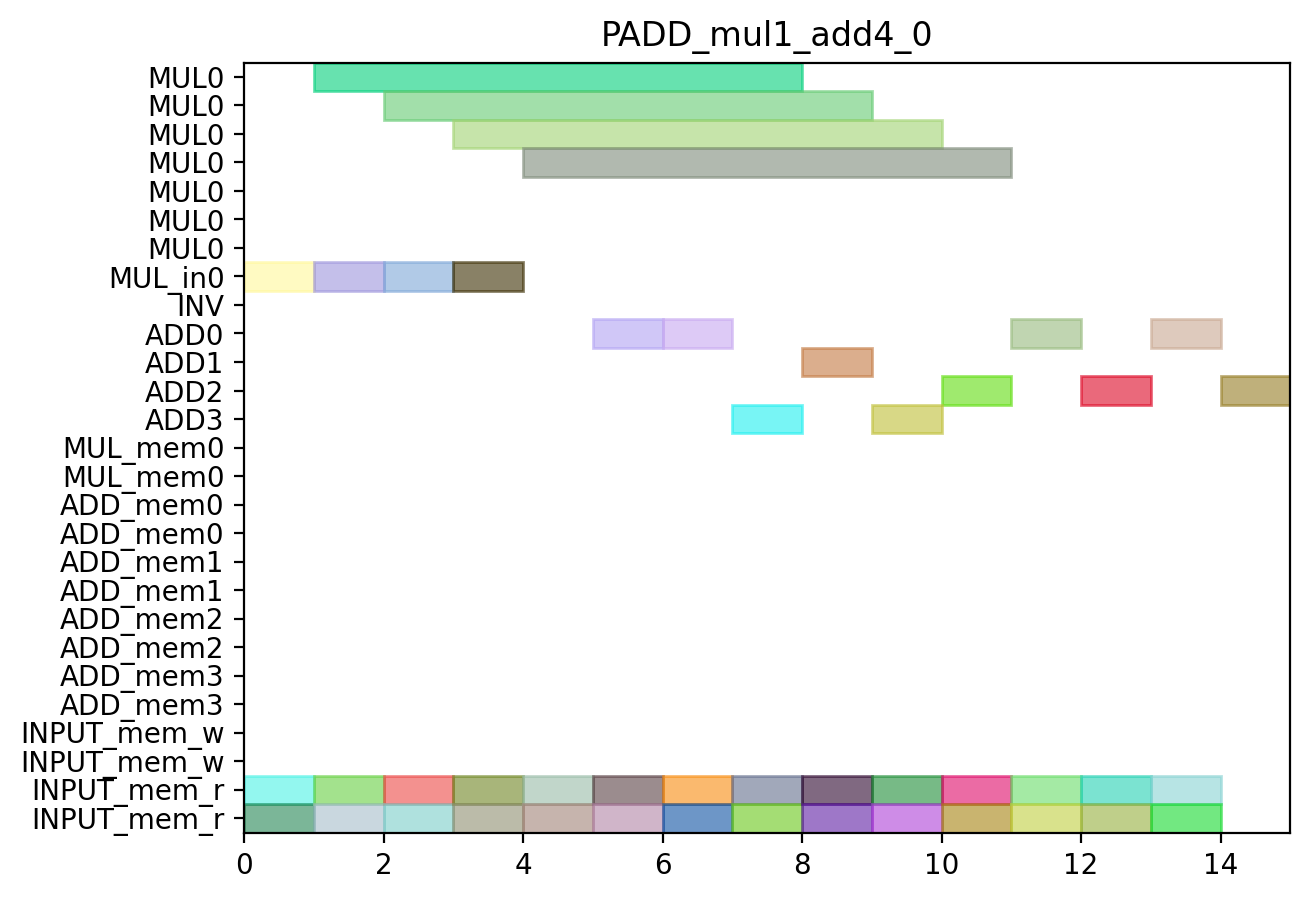

Generate this figure with Python:
from pyschedule import Scenario, solvers, plotters, alt


def solve():
	horizon = 90
	S = Scenario("PADD_mul1_add4_0", horizon=horizon)

	# resource
	MUL = S.Resources('MUL', num=1, size=7)
	MUL_in = S.Resources('MUL_in', num=1)
	INV = S.Resource('INV')
	ADD = S.Resources('ADD', num=4, periods=range(1, horizon))
	MUL_mem = S.Resources('MUL_mem', num=1, size=2)
	ADD_mem = S.Resources('ADD_mem', num=4, size=2)
	INPUT_mem_w = S.Resource('INPUT_mem_w', size=2)
	INPUT_mem_r = S.Resource('INPUT_mem_r', size=2)

	# result of previous scheduling

	# new tasks
	t0_t0_in = S.Task('t0_t0_in', length=1, delay_cost=1)
	t0_t0_in += alt(MUL_in)
	t0_t0 = S.Task('t0_t0', length=7, delay_cost=1)
	t0_t0 += alt(MUL)
	S += t0_t0>=t0_t0_in

	t0_t0_mem0 = S.Task('t0_t0_mem0', length=1, delay_cost=1)
	t0_t0_mem0 += INPUT_mem_r
	S += t0_t0_mem0<=t0_t0

	t0_t0_mem1 = S.Task('t0_t0_mem1', length=1, delay_cost=1)
	t0_t0_mem1 += INPUT_mem_r
	S += t0_t0_mem1<=t0_t0

	t0_t1_in = S.Task('t0_t1_in', length=1, delay_cost=1)
	t0_t1_in += alt(MUL_in)
	t0_t1 = S.Task('t0_t1', length=7, delay_cost=1)
	t0_t1 += alt(MUL)
	S += t0_t1>=t0_t1_in

	t0_t1_mem0 = S.Task('t0_t1_mem0', length=1, delay_cost=1)
	t0_t1_mem0 += INPUT_mem_r
	S += t0_t1_mem0<=t0_t1

	t0_t1_mem1 = S.Task('t0_t1_mem1', length=1, delay_cost=1)
	t0_t1_mem1 += INPUT_mem_r
	S += t0_t1_mem1<=t0_t1

	t0_t2 = S.Task('t0_t2', length=1, delay_cost=1)
	t0_t2 += alt(ADD)

	t0_t2_mem0 = S.Task('t0_t2_mem0', length=1, delay_cost=1)
	t0_t2_mem0 += INPUT_mem_r
	S += t0_t2_mem0<=t0_t2

	t0_t2_mem1 = S.Task('t0_t2_mem1', length=1, delay_cost=1)
	t0_t2_mem1 += INPUT_mem_r
	S += t0_t2_mem1<=t0_t2

	t0_t3 = S.Task('t0_t3', length=1, delay_cost=1)
	t0_t3 += alt(ADD)

	t0_t3_mem0 = S.Task('t0_t3_mem0', length=1, delay_cost=1)
	t0_t3_mem0 += INPUT_mem_r
	S += t0_t3_mem0<=t0_t3

	t0_t3_mem1 = S.Task('t0_t3_mem1', length=1, delay_cost=1)
	t0_t3_mem1 += INPUT_mem_r
	S += t0_t3_mem1<=t0_t3

	t2_t0_in = S.Task('t2_t0_in', length=1, delay_cost=1)
	t2_t0_in += alt(MUL_in)
	t2_t0 = S.Task('t2_t0', length=7, delay_cost=1)
	t2_t0 += alt(MUL)
	S += t2_t0>=t2_t0_in

	t2_t0_mem0 = S.Task('t2_t0_mem0', length=1, delay_cost=1)
	t2_t0_mem0 += INPUT_mem_r
	S += t2_t0_mem0<=t2_t0

	t2_t0_mem1 = S.Task('t2_t0_mem1', length=1, delay_cost=1)
	t2_t0_mem1 += INPUT_mem_r
	S += t2_t0_mem1<=t2_t0

	t2_t1_in = S.Task('t2_t1_in', length=1, delay_cost=1)
	t2_t1_in += alt(MUL_in)
	t2_t1 = S.Task('t2_t1', length=7, delay_cost=1)
	t2_t1 += alt(MUL)
	S += t2_t1>=t2_t1_in

	t2_t1_mem0 = S.Task('t2_t1_mem0', length=1, delay_cost=1)
	t2_t1_mem0 += INPUT_mem_r
	S += t2_t1_mem0<=t2_t1

	t2_t1_mem1 = S.Task('t2_t1_mem1', length=1, delay_cost=1)
	t2_t1_mem1 += INPUT_mem_r
	S += t2_t1_mem1<=t2_t1

	t2_t2 = S.Task('t2_t2', length=1, delay_cost=1)
	t2_t2 += alt(ADD)

	t2_t2_mem0 = S.Task('t2_t2_mem0', length=1, delay_cost=1)
	t2_t2_mem0 += INPUT_mem_r
	S += t2_t2_mem0<=t2_t2

	t2_t2_mem1 = S.Task('t2_t2_mem1', length=1, delay_cost=1)
	t2_t2_mem1 += INPUT_mem_r
	S += t2_t2_mem1<=t2_t2

	t2_t3 = S.Task('t2_t3', length=1, delay_cost=1)
	t2_t3 += alt(ADD)

	t2_t3_mem0 = S.Task('t2_t3_mem0', length=1, delay_cost=1)
	t2_t3_mem0 += INPUT_mem_r
	S += t2_t3_mem0<=t2_t3

	t2_t3_mem1 = S.Task('t2_t3_mem1', length=1, delay_cost=1)
	t2_t3_mem1 += INPUT_mem_r
	S += t2_t3_mem1<=t2_t3

	t7_t2 = S.Task('t7_t2', length=1, delay_cost=1)
	t7_t2 += alt(ADD)

	t7_t2_mem0 = S.Task('t7_t2_mem0', length=1, delay_cost=1)
	t7_t2_mem0 += INPUT_mem_r
	S += t7_t2_mem0<=t7_t2

	t7_t2_mem1 = S.Task('t7_t2_mem1', length=1, delay_cost=1)
	t7_t2_mem1 += INPUT_mem_r
	S += t7_t2_mem1<=t7_t2

	t9_t2 = S.Task('t9_t2', length=1, delay_cost=1)
	t9_t2 += alt(ADD)

	t9_t2_mem0 = S.Task('t9_t2_mem0', length=1, delay_cost=1)
	t9_t2_mem0 += INPUT_mem_r
	S += t9_t2_mem0<=t9_t2

	t9_t2_mem1 = S.Task('t9_t2_mem1', length=1, delay_cost=1)
	t9_t2_mem1 += INPUT_mem_r
	S += t9_t2_mem1<=t9_t2

	t14_t2 = S.Task('t14_t2', length=1, delay_cost=1)
	t14_t2 += alt(ADD)

	t14_t2_mem0 = S.Task('t14_t2_mem0', length=1, delay_cost=1)
	t14_t2_mem0 += INPUT_mem_r
	S += t14_t2_mem0<=t14_t2

	t14_t2_mem1 = S.Task('t14_t2_mem1', length=1, delay_cost=1)
	t14_t2_mem1 += INPUT_mem_r
	S += t14_t2_mem1<=t14_t2

	new_zt_t2 = S.Task('new_zt_t2', length=1, delay_cost=1)
	new_zt_t2 += alt(ADD)

	new_zt_t2_mem0 = S.Task('new_zt_t2_mem0', length=1, delay_cost=1)
	new_zt_t2_mem0 += INPUT_mem_r
	S += new_zt_t2_mem0<=new_zt_t2

	new_zt_t2_mem1 = S.Task('new_zt_t2_mem1', length=1, delay_cost=1)
	new_zt_t2_mem1 += INPUT_mem_r
	S += new_zt_t2_mem1<=new_zt_t2

	t16_t2 = S.Task('t16_t2', length=1, delay_cost=1)
	t16_t2 += alt(ADD)

	t16_t2_mem0 = S.Task('t16_t2_mem0', length=1, delay_cost=1)
	t16_t2_mem0 += INPUT_mem_r
	S += t16_t2_mem0<=t16_t2

	t16_t2_mem1 = S.Task('t16_t2_mem1', length=1, delay_cost=1)
	t16_t2_mem1 += INPUT_mem_r
	S += t16_t2_mem1<=t16_t2

	t17_t2 = S.Task('t17_t2', length=1, delay_cost=1)
	t17_t2 += alt(ADD)

	t17_t2_mem0 = S.Task('t17_t2_mem0', length=1, delay_cost=1)
	t17_t2_mem0 += INPUT_mem_r
	S += t17_t2_mem0<=t17_t2

	t17_t2_mem1 = S.Task('t17_t2_mem1', length=1, delay_cost=1)
	t17_t2_mem1 += INPUT_mem_r
	S += t17_t2_mem1<=t17_t2

	solvers.mip.solve(S,msg=1,kind='CPLEX',ratio_gap=1.01)

	solution = [['hoge']*len(S.solution()[1]) for i in range(len(S.solution()))]
	for i in range(len(S.solution())):
		for j in range(len(S.solution()[i])):
			solution[i][j]=str(S.solution()[i][j])
	print(solution)

	cycles = int(solution[-1][3])

	pic_file_name = "PADD_mul1_add4/PADD_mul1_add4_0.png"
	if(S.solution() != []):
		plotters.matplotlib.plot(S,img_filename=pic_file_name, vertical_text=True, fig_size=(cycles*0.25+3, 5), show_task_labels=False)

	return solution
